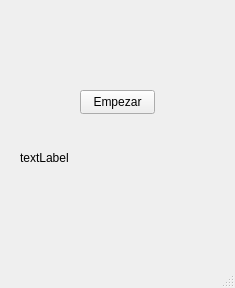
<?xml version="1.0" encoding="UTF-8"?>
<ui version="4.0">
 <class>MainWindow</class>
 <widget class="QMainWindow" name="MainWindow">
  <property name="geometry">
   <rect>
    <x>0</x>
    <y>0</y>
    <width>235</width>
    <height>288</height>
   </rect>
  </property>
  <property name="windowTitle">
   <string>MainWindow</string>
  </property>
  <widget class="QWidget" name="centralwidget">
   <widget class="QLabel" name="label">
    <property name="geometry">
     <rect>
      <x>20</x>
      <y>150</y>
      <width>191</width>
      <height>16</height>
     </rect>
    </property>
    <property name="text">
     <string>textLabel</string>
    </property>
   </widget>
   <widget class="QPushButton" name="boton">
    <property name="geometry">
     <rect>
      <x>80</x>
      <y>90</y>
      <width>75</width>
      <height>24</height>
     </rect>
    </property>
    <property name="text">
     <string>Empezar</string>
    </property>
   </widget>
  </widget>
  <widget class="QMenuBar" name="menubar">
   <property name="geometry">
    <rect>
     <x>0</x>
     <y>0</y>
     <width>235</width>
     <height>22</height>
    </rect>
   </property>
  </widget>
  <widget class="QStatusBar" name="statusbar"/>
 </widget>
 <resources/>
 <connections/>
</ui>
